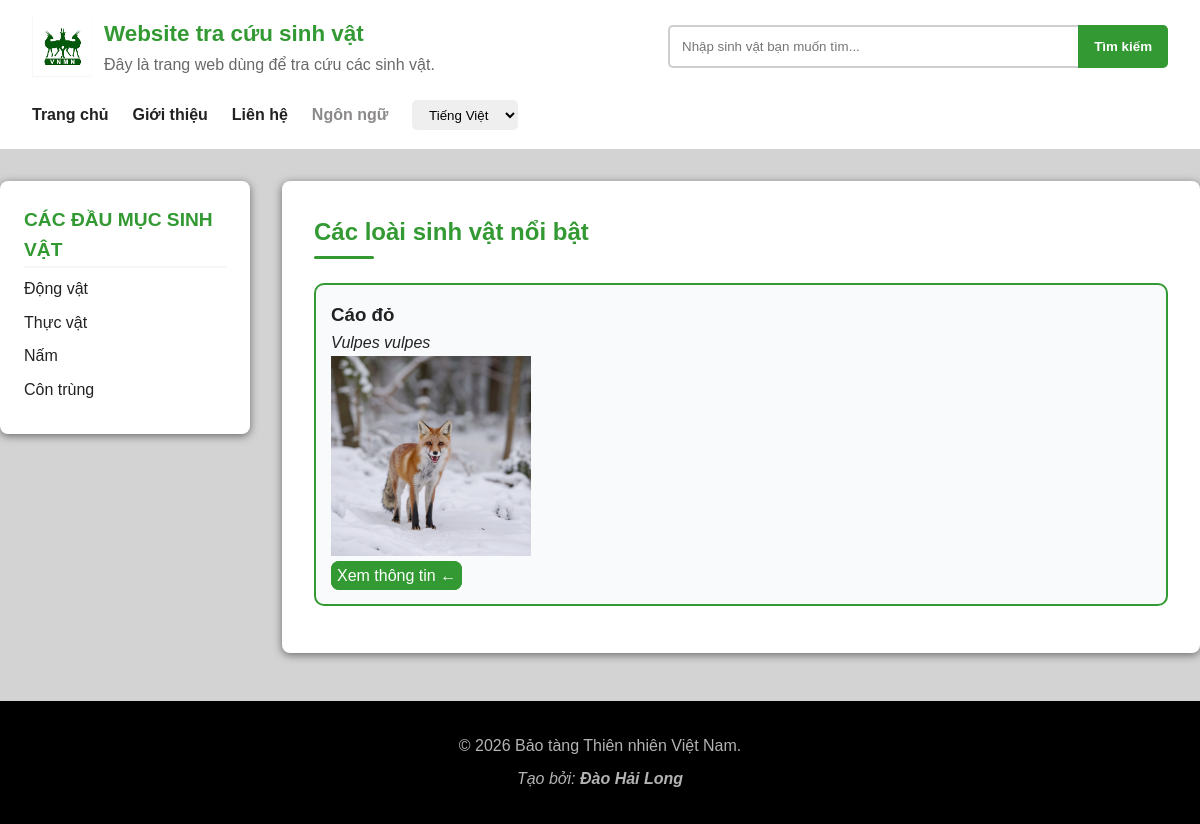
The app's page /, older data.
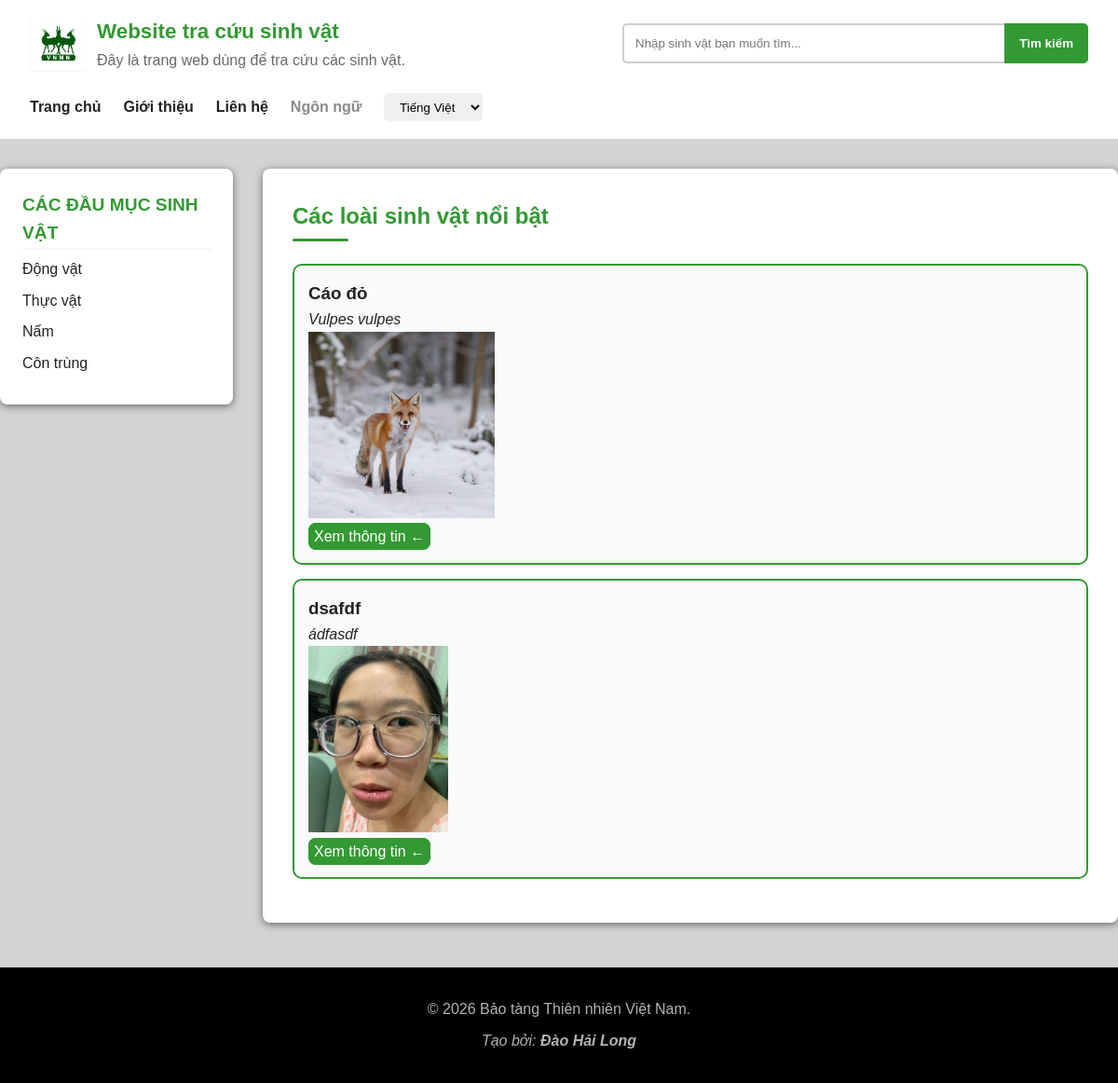
The same page, newer data.
### tables this page shows
CREATE TABLE images (
    id INTEGER PRIMARY KEY AUTOINCREMENT,
    creature_id INTEGER NOT NULL,
    photo TEXT NOT NULL,
    author VARCHAR(255) NOT NULL,
    license VARCHAR(255) NOT NULL,
    source VARCHAR(255) NOT NULL,
    alt_text TEXT NOT NULL,
    alt_text_en TEXT NOT NULL,

    FOREIGN KEY (creature_id) REFERENCES creatures(id)
);

CREATE TABLE translations (
id INTEGER PRIMARY KEY AUTOINCREMENT,
creature_id INTEGER NOT NULL,
language VARCHAR(2) NOT NULL,
species VARCHAR(255) NOT NULL,
quick_summary TEXT NOT NULL,

FOREIGN KEY (creature_id) REFERENCES creatures(id),
UNIQUE (creature_id, language)
);

CREATE TABLE creatures (
    id INTEGER PRIMARY KEY AUTOINCREMENT,
    category VARCHAR(50) NOT NULL,
    era VARCHAR(50) NOT NULL,
    scientific_name VARCHAR(255) NOT NULL UNIQUE,
    taxonomic_domain VARCHAR(255) NOT NULL,
    taxonomic_kingdom VARCHAR(255) NOT NULL,
    taxonomic_phylum VARCHAR(255) NOT NULL,
    taxonomic_class VARCHAR(255) NOT NULL,
    taxonomic_order VARCHAR(255) NOT NULL,
    taxonomic_family VARCHAR(255) NOT NULL,
    taxonomic_genus VARCHAR(255) NOT NULL
);

### app.py (the view)
@app.route("/")
def index():
    db = get_db()
    creatures = db.execute("""SELECT creatures.id, translations.species, creatures.scientific_name, images.photo, images.alt_text
                                FROM creatures
                                JOIN translations ON translations.creature_id = creatures.id
                                JOIN images ON images.creature_id = creatures.id
                                WHERE translations.language = 'vi'
                                ORDER BY RANDOM() LIMIT 10""").fetchall()
    return render_template("vi/index.html", creatures=creatures)

### app.py (called while the page is built)
def get_db():
    db = getattr(g, "_database", None)
    if db == None:
        db = g._database = sqlite3.connect("animals.db")
        db.row_factory = sqlite3.Row
    return db

@app.teardown_appcontext
def close_connection(exception):
    db = getattr(g, "_database", None)
    if db != None:
        db.close()

### templates/vi/index.html (shortened to what this page needs)
{% extends 'vi/layout.html' %}
{% block main %}
    <section class="main-content">
        <h2>Các loài sinh vật nổi bật</h2>
        {% for creature in creatures %}
            <div class="animals">
                <h3>{{ creature["species"] }}</h3>
                <p><i>{{ creature["scientific_name"] }}</i></p>
                <img src="{{ url_for('static', filename=creature['photo']) }}" alt="{{ creature['alt_text'] }}" /><br />
                <a href="{{ url_for('creature_info', creature_id=creature['id']) }}">Xem thông tin ←</a>
            </div>
        {% endfor %}
    </section>
{% endblock %}

Row changes from the older to the newer data that the page shows:
added images: species "dsafdf", scientific_name "ádfasdf", photo (picture)
